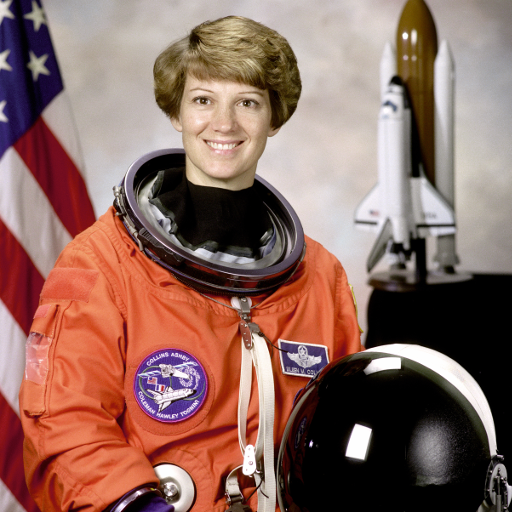
#> input picture skimage.data.astronaut(), 512 x 512 px
$ python 02_Computer-Vision1.py   (older library calls are emulated)
#> lines starting #> are read from the running program, lines starting #| are printed output that depends on the picture
# -*- coding: utf-8 -*-
"""
Part 1: 이미지 조정 / 색공간 변환 / 필터링 / Edge Detection (A~D)
원본: 02_Computer-Vision.ipynb (cell 0~118)
"""

# %% [markdown]
# <h1 style="text-align: center;">Physical AI의 Vision-LLM 융합 시청각 멀티모달 시스템</h1>
#
# <br><br>
#
# <div style="text-align: right; color: gray; font-style: italic;">
# 강사 김규래&emsp;<br>
# kkr.kyurae.kim@gmail.com&emsp;
# </div><br>
#
# ---
# ---

# %% [markdown]
# ## 2. Computer Vision 기초
#
# 본 세션에서는 OpenCV를 활용한 기초 이미지 처리 기법과 Jetson 환경에서의 실시간 카메라 피드 처리 방법을 다룹니다
#
# 이번에 다룰 핵심 내용은 크게 3가지 단계로 나누어 진행합니다.
# * 이미지 전처리: 이미지 조정, 색공간 변환, 이미지 Enhancement, 필터링
# * 특징 추출: Color Segmentation, Contour 검출, Interest Point 추출
# * 객체 추적: SORT, Feature Matching

# %% [markdown]
# Python 기반의 Computer Vision 문제를 해결하기 위해서는 OpenCV, NumPy, Matplotlib, scikit-image와 같은 필수 라이브러리를 자유롭게 활용할 수 있어야 합니다.
#
# 먼저 JetPack에 기본으로 포함되지 않은 라이브러리를 설치합니다.
#
# 이때 주의할 점은 시스템 Python 환경과 가상환경의 라이브러리 버전이 충돌하지 않도록 관리하는 것입니다.<br>
# 특히 Jetson에서는 OpenCV와 같이 JetPack에서 제공하는 라이브러리가 하드웨어 가속 기능과 연동되어 있으므로, 기존 시스템 라이브러리를 유지하면서 필요한 패키지만 추가 설치하는 방식이 권장됩니다.

# %% [markdown]
# ```bash
# python -m pip install --upgrade pip setuptools wheel
# pip uninstall matplotlib-inline
# pip install "matplotlib-inline<0.2"
# pip install --no-deps \
#     scikit-image==0.19.3 \
#     imageio==2.19.3 \
#     tifffile==2022.5.4 \
#     PyWavelets==1.3.0 \
#     networkx==2.8.8
# ```

# %%
import cv2
import numpy as np
import matplotlib.pyplot as plt
import skimage.data

# %% [markdown]
# 위 코드가 에러 없이 실행되었다면 설치가 잘 되었으니 다음으로 넘어가도 되겠습니다.

# %% [markdown]
# ---

# %% [markdown]
# ### A. 이미지 조정

# %% [markdown]
# 이어서 실습에 사용될 테스트 이미지를 불러와 확인해봅시다.

# %%
image = skimage.data.astronaut()
#> image is the input picture: shape (512, 512, 3); mean R, G, B 141.6, 105.8, 96.5

plt.imshow(image)
plt.axis("off");
plt.show()

# %% [markdown]
# 이미지는 결국 픽셀 '배열'입니다.
#
# 배열의 크기는 "H x W x C"이며, [row, col, channel]이라고도 표현합니다.
#
# 위 이미지는 RGB 이미지이기에 channel의 개수는 3입니다.

# %%
image.shape

# %% [markdown]
# 저희가 사용하는 astronaut 이미지는 세로와 가로가 512 픽셀이며 각 픽셀마다 3가지 값 (RGB)가 저장되어 있습니다.
#
# `image.shape`에서 알 수 있듯이, 이미지는 NumPy 배열입니다.
#
# 그럼 NumPy 방식으로 indexing 하여 픽셀 하나만 골라서 확인해볼까요?

# %%
image[0, 0]

# %% [markdown]
# 위 결과에서 볼 수 있듯이, 픽셀 하나에는 R,G,B 값이 들어있습니다.
#
# 각 픽셀의 데이터 타입은 `uint8` 입니다.
#
# 색상을 확인해봅시다.

# %%
rgb = np.array([154, 147, 151])

color = np.zeros((1, 1, 3), dtype=np.uint8)
color[0, 0] = rgb

plt.imshow(color)
plt.axis("off");
plt.show()
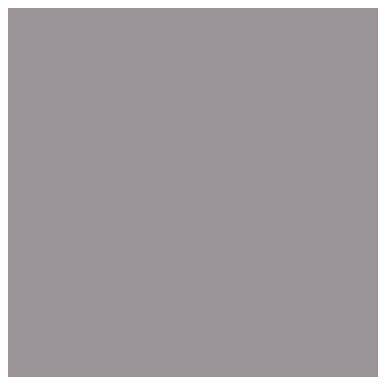
#> figure drawn by matplotlib, 1 panel

# %% [markdown]
# 이미지는 원점 (origin)이 좌측 상단입니다. row가 증가하면 아래로, column이 증가하면 우측으로 이동합니다.

# %%
image[50, 0]

# %%
rgb = np.array([45, 34, 93])

color = np.zeros((1, 1, 3), dtype=np.uint8)
color[0, 0] = rgb

plt.imshow(color)
plt.axis("off");
plt.show()
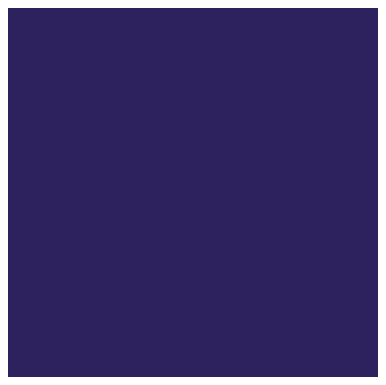
#> figure drawn by matplotlib, 1 panel

# %% [markdown]
# 이번에는 NumPy 방식으로 배열을 slicing 해보면 어떻게 될까요?

# %%
sliced = image[0:100, 0:50]
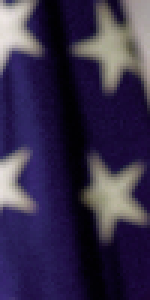
#> sliced: shape (100, 50, 3) (shown 3 times larger); mean R, G, B 55.5, 46.4, 74.2

plt.imshow(sliced)
plt.axis("off");
plt.show()

# %% [markdown]
# NumPy slcing을 한다면 이미지를 crop하는 효과를 낼 수 있습니다.
#
# 다음으로는 OpenCV 기능을 사용하여 이미지를 회전/반전시켜 봅시다.

# %%
plt.figure(figsize=(15,6))

plt.subplot(1,4,1), plt.imshow(image)
plt.subplot(1,4,2), plt.imshow(cv2.rotate(image.copy(), cv2.ROTATE_90_CLOCKWISE))
plt.subplot(1,4,3), plt.imshow(cv2.rotate(image.copy(), cv2.ROTATE_90_COUNTERCLOCKWISE))
plt.subplot(1,4,4), plt.imshow(cv2.rotate(image.copy(), cv2.ROTATE_180))

for ax in plt.gcf().axes:
    ax.axis("off")

plt.show()
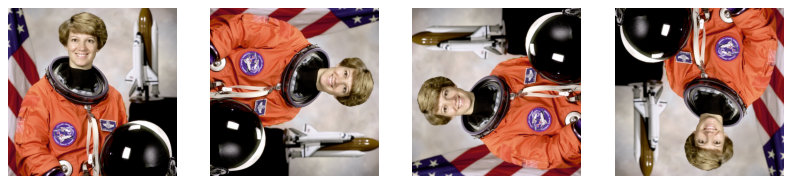
#> figure drawn by matplotlib, 4 panels

print(f"ROTATE_90_CLOCKWISE = {cv2.ROTATE_90_CLOCKWISE}")
print(f"ROTATE_90_COUNTERCLOCKWISE = {cv2.ROTATE_90_COUNTERCLOCKWISE}")
print(f"ROTATE_180 = {cv2.ROTATE_180}")

# %%
plt.figure(figsize=(15,6))

plt.subplot(1,4,1), plt.imshow(image)
plt.subplot(1,4,2), plt.imshow(cv2.flip(image.copy(), 1))
plt.subplot(1,4,3), plt.imshow(cv2.flip(image.copy(), 0))
plt.subplot(1,4,4), plt.imshow(cv2.flip(image.copy(), -1))

for ax in plt.gcf().axes:
    ax.axis("off")

plt.show()
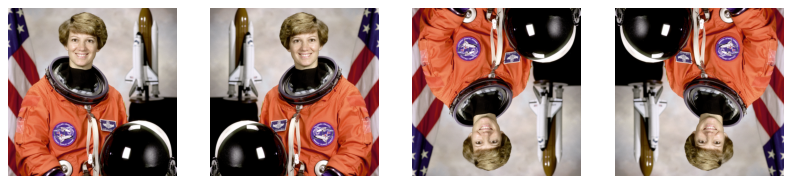
#> figure drawn by matplotlib, 4 panels

# %% [markdown]
# 이미지는 기본적으로 픽셀 값을 [0,255]으로 저장하며, 데이터 타입은 `uint8`입니다.

# %%
image.dtype

# %% [markdown]
# 데이터 타입을 [0,255] 8비트 정수에서 [0,1] 32비트 실수로 변환해봅시다.

# %%
plt.imshow(image.astype(np.float32))
plt.axis("off");

# %% [markdown]
# Matplotlib이 실수 값은 [0,1]인데 왜 그 밖의 숫자를 건네주는지 불평하는군요.
#
# 각 픽셀 값을 255로 나눠줍시다.

# %%
plt.imshow(image.astype(np.float32) / 255.)
plt.axis("off");

# %% [markdown]
# 이제 32비트 실수를 사용하여 이전과 같은 이미지를 볼 수 있습니다.

# %% [markdown]
# ---

# %% [markdown]
# ### B. 색공간 변환

# %% [markdown]
# 색공간 (Color Space)이란?
# * 색을 일정한 기준으로 표현하는 방식
# * 색공간마다 표현 가능한 색의 범위가 다름
# * 일관된 색 표현을 위해 색공간 통일
# * 색공간 변환을 통해 이미지 전처리 효율을 극대화

# %% [markdown]
# #### $1)$ RGB와 BGR 색공간

# %% [markdown]
# 기본적으로 Matplotlib은 RGB, OpenCV는 BGR 색공간을 사용합니다.
#
# 이번에는 OpenCV로 이미지를 불러옵시다.

# %%
img_bgr = cv2.imread("src/images/1665_Girl_with_a_Pearl_Earring.jpg")
#> (the run stopped early here; a loop or call above may not have finished)
